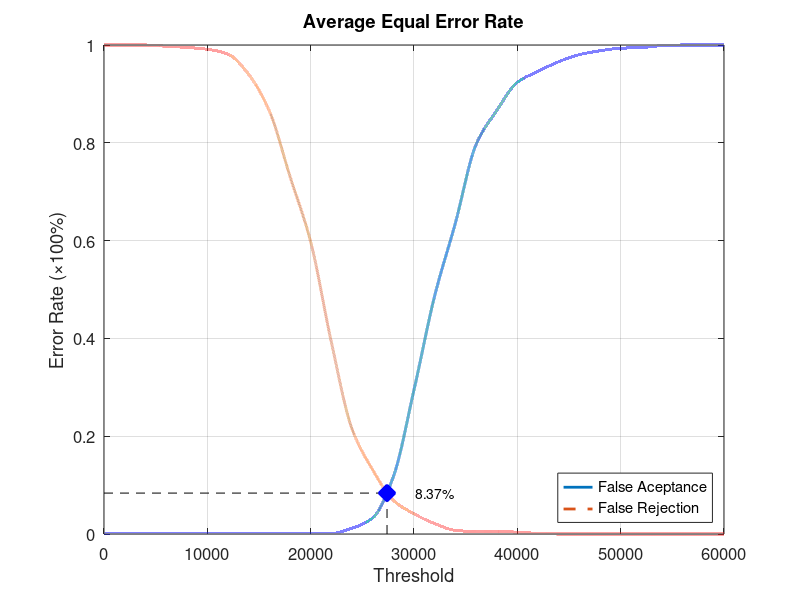
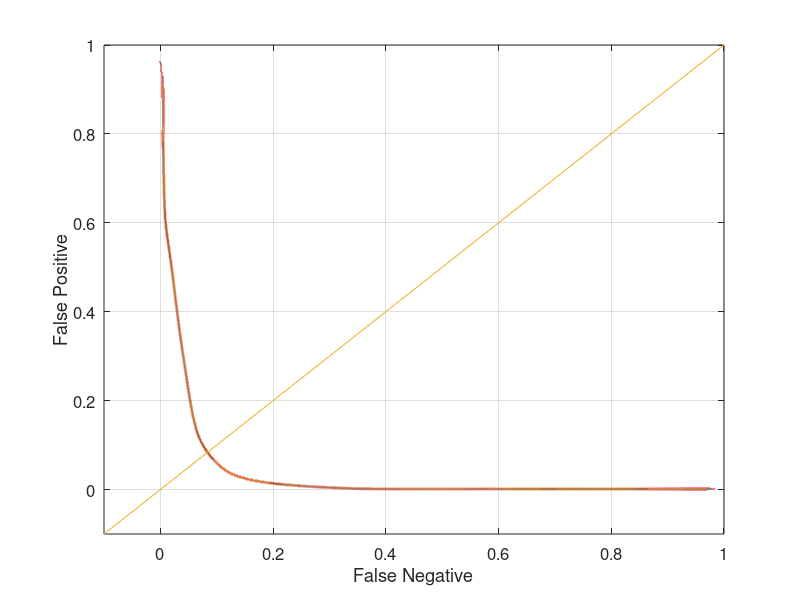

These figures' MATLAB source, in order:
function yEER = Experiment3Average
close all;
clear;
clc;
x = 0:2000:60000;
xq = 0:0.5:60000;

y0 = [0 0.00131579 0.00131579 0.00131579 0.00131579 0.00131579 0.00131579 0.00131579 0.00131579 0.00131579 0.00131579 0.00131579 0.0118421 0.0328947 0.117105 0.294737 0.486842 0.635526 0.796053 0.865789 0.923684 0.946053 0.965789 0.980263 0.988158 0.993421 0.994737 0.998684 1 1 1];
yy0 = interp1(x, y0, xq, 'pchip');
y1 = [1 1 1 0.9975 0.995 0.99125 0.98125 0.94 0.865 0.73125 0.5975 0.3925 0.215 0.13125 0.06875 0.04125 0.02125 0.0075 0.005 0.005 0.00375 0.00125 0 0 0 0 0 0 0 0 0];
yy1 = interp1(x, y1, xq, 'pchip');

% Calculating EER: 
y2 = abs(y0 - y1);
find(y2 == min(y2))
yy2 = abs(yy0 - yy1);
xEER = find(yy2 == min(yy2));
xEERIndex = xq(xEER) % X-axis EER
yEER = yy0(xEER) % Y-axis EER

main = figure
plot(xq, yy0,'-','LineWidth', 2);	hold on
plot(xq, yy1,'--','LineWidth', 2);	hold on
plot([xEERIndex xEERIndex], [0 yEER], 'k--');	hold on
plot([0 xEERIndex], [yEER yEER], 'k--');	hold on
plot(xEERIndex, yEER, 'bx', 'LineWidth', 10);	hold on
text(xEERIndex + 10 * xEERIndex / 100, yEER, [num2str(round((10000 * yEER)) / 100) '%'])
legend('False Aceptance', 'False Rejection', 'Location', 'SouthEast')
xlabel('Threshold')
ylabel('Error Rate (\times100%)')
title('Average Equal Error Rate')
set(gca, 'FontSize', 12)
axis([0 60000 0 1])
grid on

print(main, 'Experiment3AverageMain', '-dpng');
FNRxFPR = figure('Color', [1 1 1]);
plot(yy1, yy0, '-', yy1, yy0, 'LineWidth', 2);
hold on
y = -0.1:0.1:1
plot(y, y); 
set(gca, 'FontSize', 12)
xlabel('False Negative')
ylabel('False Positive')
axis([-0.1 1 -0.1 1])
set(gca, 'FontSize', 12)
grid on

print(FNRxFPR, 'Experiment3AverageFNRxFPR','-dpng');
end
